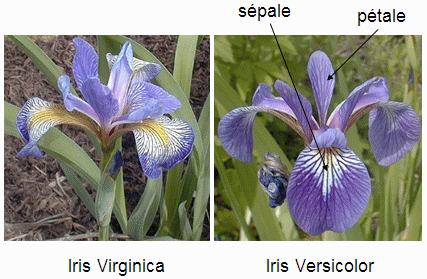
%> input picture Chap4/Scripts/IrisSepalePetale.gif, 427 x 279 px
$ octave Plan_sol.m   (GNU Octave 9; MATLAB toolbox functions it lacks are replaced by stand-ins)
%> lines starting %> are read from the running program, lines starting %| are printed output that depends on the picture
clear; close all; clc
tic
fichier = 'IrisSepalePetale.gif';

%La fonction imfinfo (image-format-information)
%indique qu'il a un maximum de 256 teintes différentes
% et qu'il s'agit d'une image indexée.
Caracteristiques = imfinfo(fichier)
[Dessin, Palette] = imread(fichier);
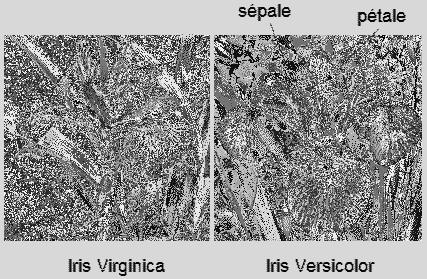
%> Dessin: size 279x427 uint8; min 1, max 248, mean 149.3
%> Palette = 256 rows, first 12: [0 0 0; 0.502 0 0; 0 0.502 0; 0.502 0.502 0; 0 0 0.502; 0.502 0 0.502; 0 0.502 0.502; 0.502 0.502 0.502; 0.0235 0.0275 0.0275; 0.549 0.0157 0.0157; 0.529 0.549 0.231; 0.0157 0.0157 0.549]
imshow(Dessin,Palette)
Mat=double(Dessin);

somme=zeros(256,1);
[nrang,ncol]=size(Mat);
%> nrang = 279; ncol = 427

% Afficher les teintes et le nombre de
% pixels pour les 256 couleurs indexées.
%
% Noter :
% La palette est constituée d'une matrice
% comportant 256 rangées par 3 colonnes
% Chacune des rangées constitue l'index
% et comporte trois couleurs RGB.
% Matlab normalise l'intensité entre
% 0 et 1.
% Cependant, chacune des valeurs
% d'intensité occupe un octet non
% signé dans le fichier.
% On peut obtenir cette valeur en
% multipliant la valeur d'intensité
% par 255.

for i=1:nrang
   for j=1:ncol
      somme(Mat(i,j)+1)=somme(Mat(i,j)+1)+1;
   end
end
%> after the loop, somme = 256 values, max 31883 at index 217, min 0 at index 1, mean 465.4
nombre=0;
for i=1:length(somme)
   if(somme(i)~=0)
      nombre=nombre+1;
   end
end
%> after the loop, nombre = 246
fprintf(1,' no  nombre\n');
for i=1:length(somme)
   fprintf(1,'%3d %7d\n',i,somme(i));
end
%> this loop made 256 passes
%|   1       0
%|   2      10
%|   3       0
%|   4      16
%|   5       5
%|   6       0
%|   7       1
%|   8     208
%> (further printed lines are left out)

%Quelle est le numéro et la teinte (RGB)
% de la couleur dominante de l'image?

% Supposez qu'il n'y ait qu'une couleur
% dominante.

no=1;
for i=2:length(somme)
   if(somme(no)<somme(i))
      no=i;
   end
end
%> after the loop, no = 217
disp('Indice numéroté de 0 à 255')
fprintf(1,'La couleur no %d %s\n',...
   no-1,'est dominante');
%| La couleur no 216 est dominante
fprintf(1,'   dans %d pixels.\n',...
   somme(no));
%|    dans 31883 pixels.
fprintf(1,'Teintes RGB : %5.3f, %5.3f, %5.3f\n',...
   Palette(no,:));
%| Teintes RGB : 0.988, 0.988, 0.988
fprintf(1,['Note : l''intensité ',...
      'maximale est 1.0\n']);

% Modifier cette teinte dominante pour
% un bleu pur et faire afficher
% l'image résultante.
Palette(no,:)=[0,0,1];
figure(2);
imshow(Dessin,Palette)
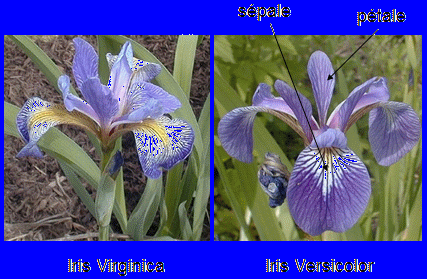
%> displayed picture: size 279x427x3, on the screen's scale of 0 to 255; mean R, G, B 82.5, 82.5, 144.4
toc
